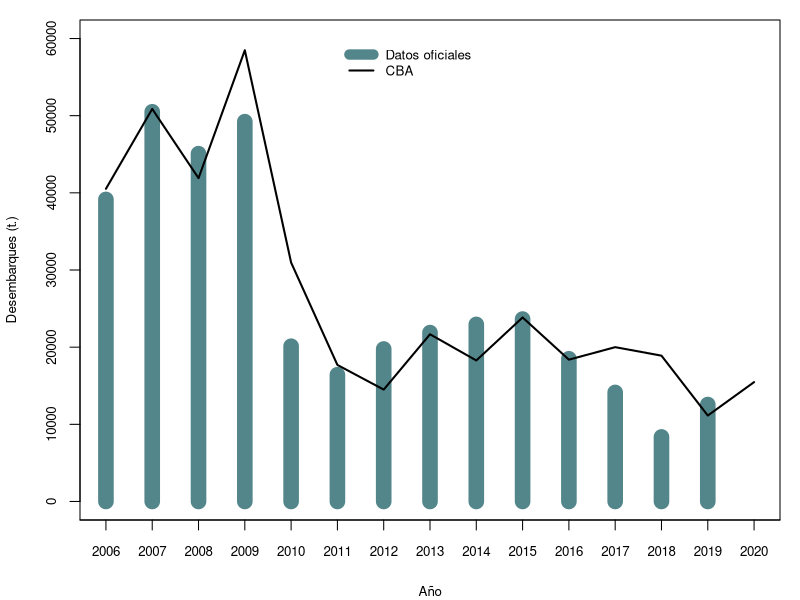

Generate this figure with R:
## ---- chunk 1
year<-seq(2006,2020,1)
desemb<-c(39146,50506,45078,49225,20123,16429,19763,21888,22951,23643,18495,14134,8366,12565,NA)
cuota<-c(40522,50872,41904,58481,30966,17693,14500,21670,18276,23848,18380,20000,18897,11137,15471)


par(mfcol=c(1,1),mar=c(4,4,1,1))
plot(year,desemb,type="h",lwd=15,ylab="Desembarques (t.)",xlab="Año",ylim=c(0,60000),xaxp=c(2000,2021,21),col="cadetblue4",cex.lab=0.8,cex.axis=0.8)
lines(year,cuota,type="l",lwd=2,col=1)
legend(2011,60000,c("Datos oficiales","CBA"),lwd=c(10,2),col=c("cadetblue4",1),bty="n",cex=0.8)
